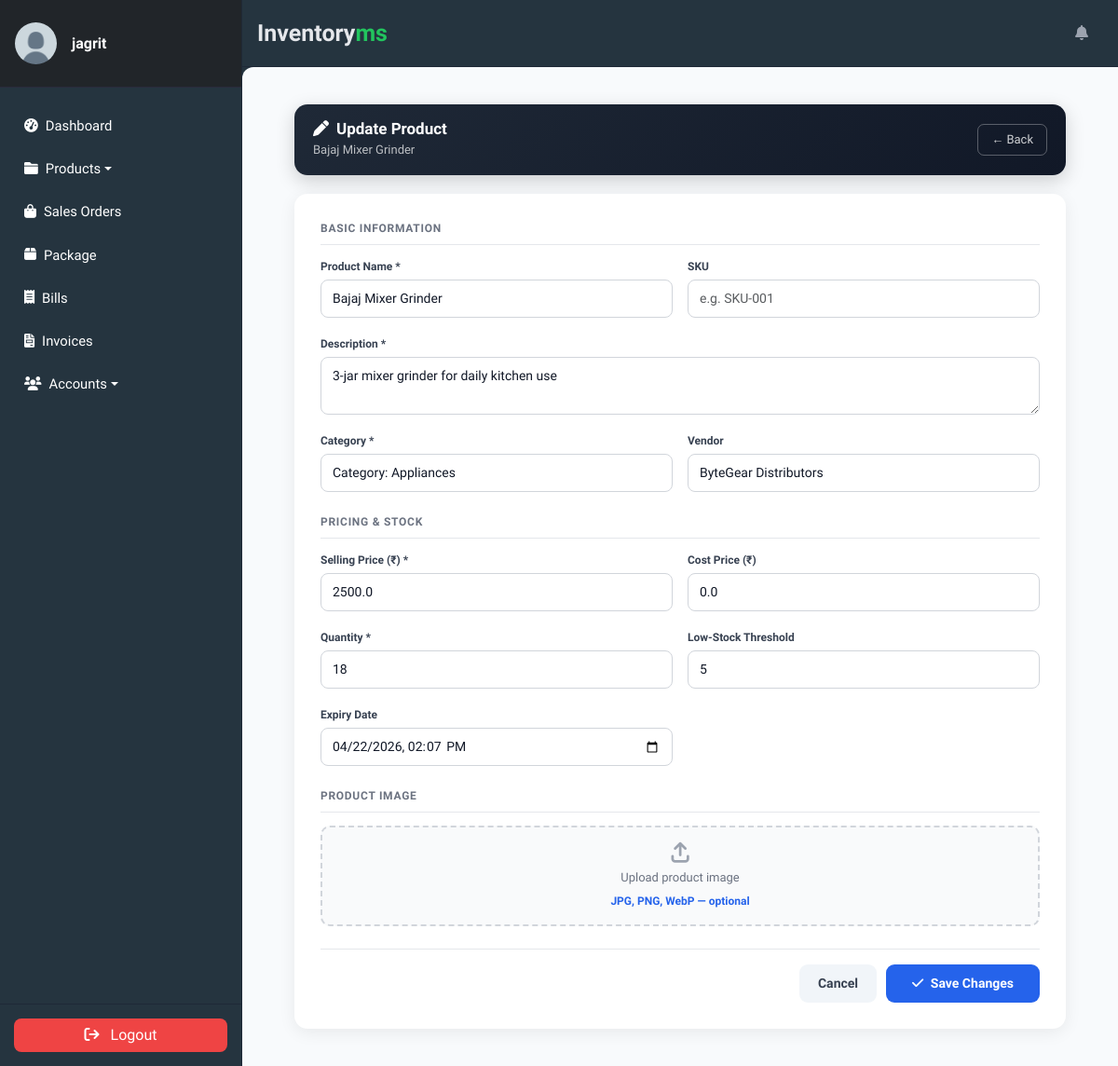
Page /product/bajaj-mixer-grinder/update/ (signed in) on the earlier database version.
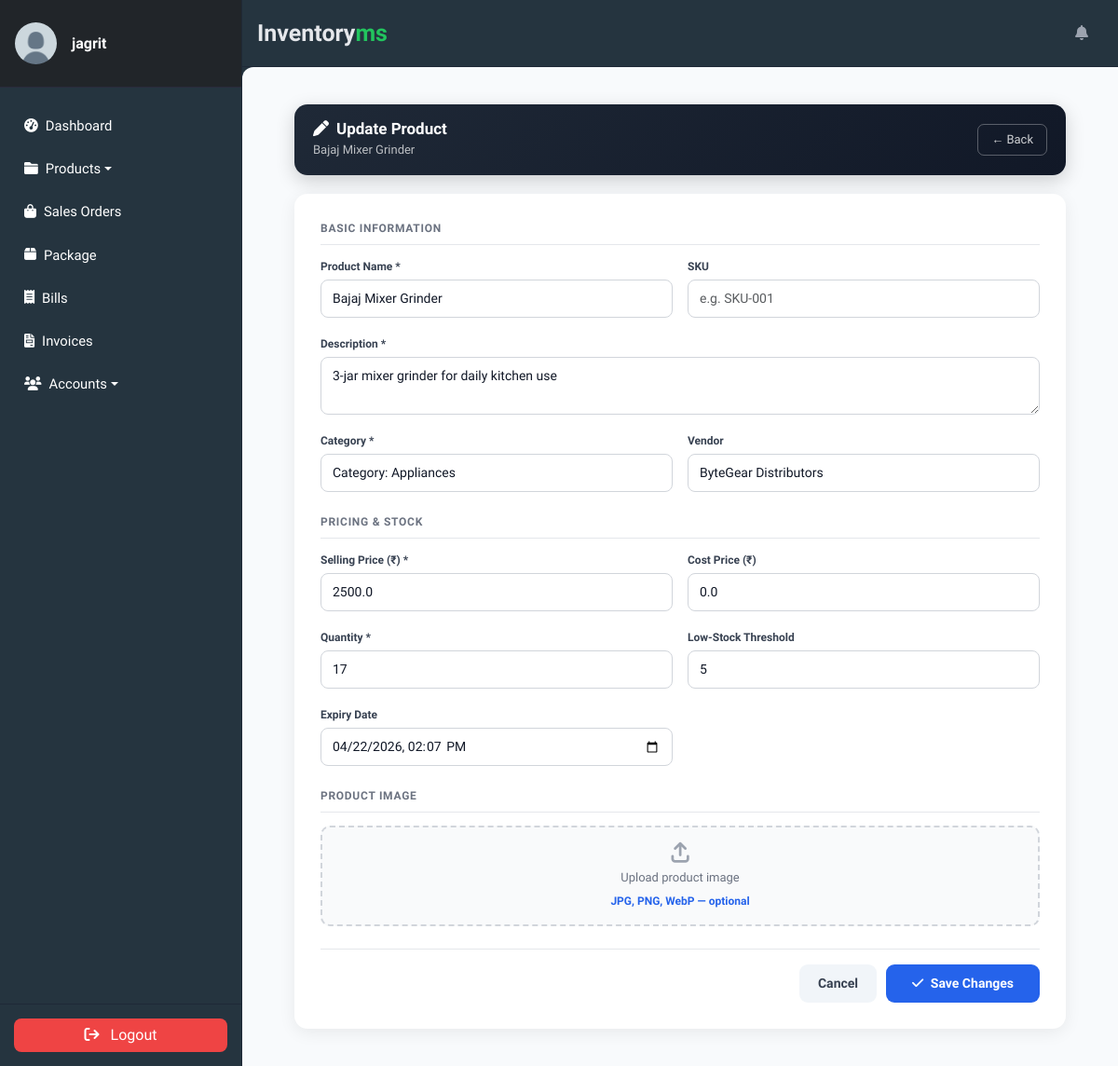
Same page on the later database version.
### store/models.py (models this page shows, shortened)
class Item(models.Model):
    slug = AutoSlugField(unique=True, populate_from='name')
    name = models.CharField(max_length=50)
    sku = models.CharField(max_length=32, unique=True, null=True, blank=True)
    description = models.TextField(max_length=256)
    category = models.ForeignKey(Category, on_delete=models.CASCADE)
    quantity = models.IntegerField(default=0)
    low_stock_threshold = models.PositiveIntegerField(default=5)
    price = models.FloatField(default=0)
    cost_price = models.FloatField(default=0)
    image = models.ImageField(
        upload_to='products/', null=True, blank=True,
        help_text="Product image (optional). JPG / PNG / WebP."
    )
    expiring_date = models.DateTimeField(null=True, blank=True)
    vendor = models.ForeignKey(Vendor, on_delete=models.SET_NULL, null=True)
    class Meta:
        ordering = ['name']
        verbose_name_plural = 'Items'

### store/views.py (the view)
# urls.py: path('product/<slug:slug>/update/', ProductUpdateView.as_view(), name='product-update'),
class ProductUpdateView(LoginRequiredMixin, UserPassesTestMixin, UpdateView):
    model = Item
    template_name = "store/productupdate.html"
    form_class = ItemForm
    success_url = "/products"
    def test_func(self):
        if self.request.user.is_superuser:
            return True
        else:
            return False

### accounts/models.py (called while the page is built)
    def __str__(self):
        return self.name

### store/models.py (called while the page is built)
    def __str__(self):
        return f"Category: {self.name}"

### store/templates/store/productupdate.html (shortened to what this page needs)
{% extends "store/base.html" %}
{% load static %}
{% block content %}
<div class="pf-wrap">
    <div class="pf-header">
        <div>
            <h4><i class="fa-solid fa-pen me-2"></i>Update Product</h4>
            <small>{{ object.name }}</small>
        </div>
        <a href="{% url 'productslist' %}" class="pf-back">← Back</a>
    </div>
    <div class="pf-card">
        <form method="POST" enctype="multipart/form-data">
            <div class="pf-section-title">Basic Information</div>
            <div class="pf-grid">
                <div>
                    <label class="pf-label">Product Name *</label>
                    {{ form.name }}
                </div>
                <div>
                    <label class="pf-label">SKU</label>
                    {{ form.sku }}
                </div>
                <div class="pf-full">
                    <label class="pf-label">Description *</label>
                    {{ form.description }}
                </div>
                <div>
                    <label class="pf-label">Category *</label>
                    {{ form.category }}
                </div>
                <div>
                    <label class="pf-label">Vendor</label>
                    {{ form.vendor }}
                </div>
            </div>
            <div class="pf-section-title" style="margin-top:20px;">Pricing & Stock</div>
            <div class="pf-grid">
                <div>
                    <label class="pf-label">Selling Price (₹) *</label>
                    {{ form.price }}
                </div>
                <div>
                    <label class="pf-label">Cost Price (₹)</label>
                    {{ form.cost_price }}
                </div>
                <div>
                    <label class="pf-label">Quantity *</label>
                    {{ form.quantity }}
                </div>
                <div>
                    <label class="pf-label">Low-Stock Threshold</label>
                    {{ form.low_stock_threshold }}
                </div>
                <div>
                    <label class="pf-label">Expiry Date</label>
                    {{ form.expiring_date }}
                </div>
            </div>
            <div class="pf-section-title" style="margin-top:20px;">Product Image</div>
            <div class="img-upload-area" onclick="document.getElementById('id_image').click()">
                <label class="img-upload-label" for="id_image">
                    <i class="fa-solid fa-arrow-up-from-bracket"></i>
                    <span>{% if object.image %}Replace image{% else %}Upload product image{% endif %}</span>
                    <strong>JPG, PNG, WebP — optional</strong>
                </label>
            </div>
            <div class="pf-submit">
                <a href="{% url 'productslist' %}" class="btn-cancel">Cancel</a>
                <button type="submit" class="btn-submit">
                    <i class="fa-solid fa-check me-1"></i> Save Changes
                </button>
            </div>
        </form>
    </div>
</div>
{% endblock %}

Differences in the rows shown:
changed Item "Bajaj Mixer Grinder": quantity "18" → "17"
